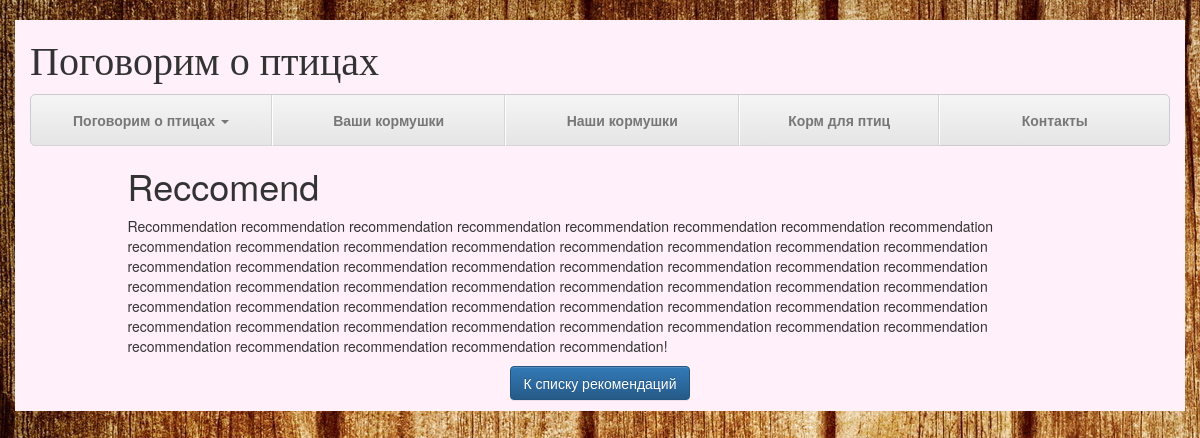
/birdie_talks/recommendations_details/1/, run on the app's committed database.
### birdie_talks/models.py (models this page shows, shortened)
@python_2_unicode_compatible
class Recommendation(models.Model):
    author = models.ForeignKey('auth.User', verbose_name=_('author'))
    title = models.CharField(_('title'), max_length=200)
    text = models.TextField(_('article text'))
    image = models.ImageField(_('image'), upload_to='articles/%Y/%m/%d', blank=True, null=True)
    created_date = models.DateTimeField(_('created date'),
                                        default=timezone.now)
    published_date = models.DateTimeField(_('published date'),
                                          blank=True, null=True)
    class Meta:
        ordering = ('title',)
        verbose_name = _('recommendation')
        verbose_name_plural = _('recommendation_articles')

### birdie_talks/views.py (the view)
# urls.py: url(r'^recommendations_details/(?P<recommendation_id>[0-9]+)/$', views.recommendation_detail,
def recommendation_detail(request, recommendation_id):
    recommendation = get_object_or_404(Recommendation, pk=recommendation_id)
    return render(request, 'birdie_talks/recommendation_detail.html', {'recommendation': recommendation})

### birdie_talks/templates/birdie_talks/recommendation_detail.html (shortened to what this page needs)
{% extends "base.html" %}
{% load static %}
{% block content %}
    <div class="row">
      <div class="col-md-1"></div>
      <div class="col-md-10">
        <h1>{{ recommendation.title }}</h1>
        <p>{{ recommendation.text }}</p>
        <p style="text-align: center;">
          <a href="{% url 'birdie_talks:recommendation_articles' %}">
            <button class="btn btn-primary" type="button">К списку рекомендаций</button>
          </a>
        </p>
      <div class="col-md-1"></div>
      </div>
      </div>
{% endblock %}

### static/css/justified-nav.css (style rules this page uses)
html { position: relative; min-height: 100%; }
body { padding-top: 20px; margin-bottom: 60px; }

### data on the page
Recommendation: title "Reccomend", text "Recommendation recommendation recommendation recommendation recommendation recommendation recommendation recommendation recommendation recommendation recommendation recommendation recommendation recommendation recommendation recommendation recommendation recommendation recommendation recommendation recommendation recommendation recommendation recommendation recommendation recommendation recommendation recommendation recommendation recommendation recommendation recommendation recommendation recommendation recommendation recommendation recommendation recommendation recommendation recommendation recommendation recommendation recommendation recommendation recommendation recommendation…"
